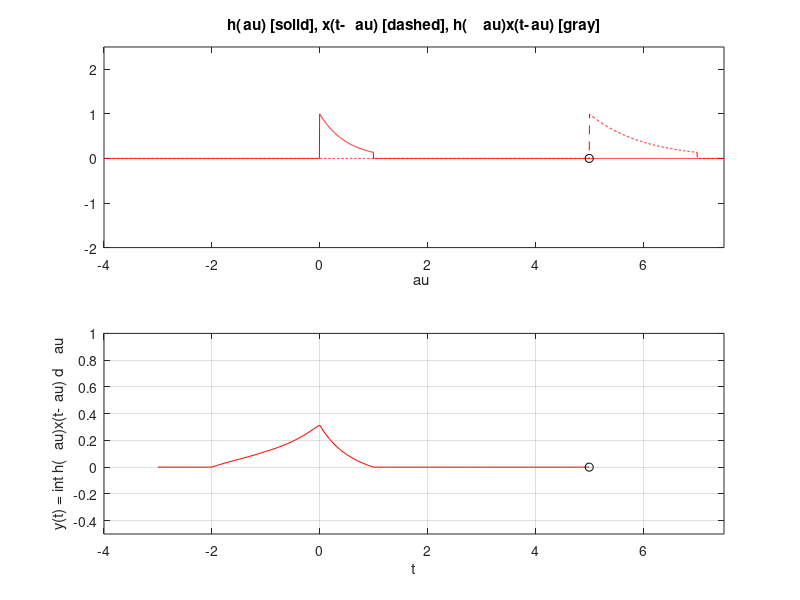

This chart was generated by the following MATLAB code:
clf;
clc;
clear;
figure (1)% Create figure window and make visible on screen
u = @(t) 1.0*(t>=0);
x = @(t) exp(t).*(u(t+2)-u(t));
h = @(t) exp(-2*t).*(u(t)-u(t-1));
dtau = 0.005; tau = -4:dtau:7.5;
ti = 0; tvec = -3:.1:5;
y = NaN*zeros(1,length(tvec)); % Pre-allocate memory
for t = tvec,
   ti = ti+1; % Time index
   xh = x(t-tau).*h(tau);
   lxh = length(xh);
   y(ti) = sum(xh.*dtau);
   % Trapezoidal approximation of convolution integral
   subplot(2,1,1),plot(tau,h(tau),"r-",tau,x(t-tau),"r--",t,0,"ok");
   axis([tau(1) tau(end) -2.0 2.5]);
   patch([tau(1:end-1);tau(1:end-1);tau(2:end);tau(2:end)],...
       [zeros(1,lxh-1);xh(1:end-1);xh(2:end);zeros(1,lxh-1)],...
       [.8 .8 .8],"edgecolor","none");
   xlabel("\tau"); title("h(\tau) [solid], x(t-\tau) [dashed], h(\tau)x(t-\tau) [gray]");
   c = get(gca,'children'); set(gca,'children',[c(2);c(3);c(4);c(1)]);
   subplot(2,1,2),plot(tvec,y,"r",tvec(ti),y(ti),"ok");
   xlabel("t"); ylabel("y(t) = \int h(\tau)x(t-\tau) d\tau");
   axis([tau(1) tau(end) -0.5 1.0]); grid;
   drawnow;
end
